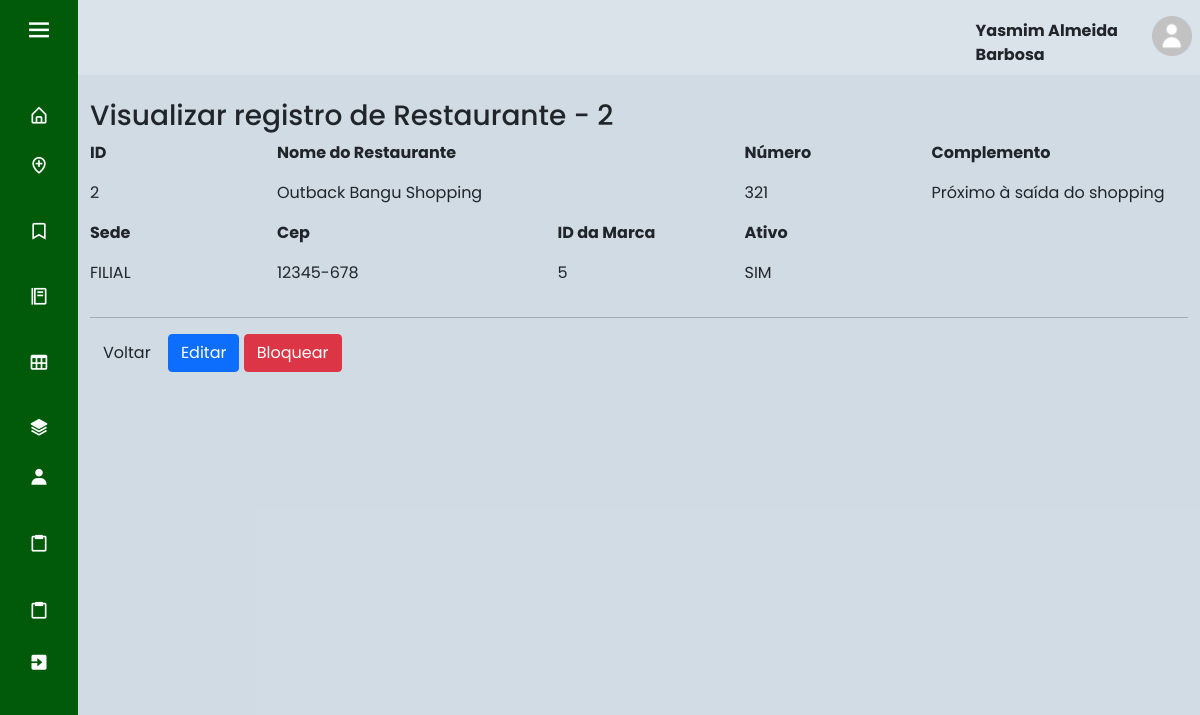
The page /index.php?page=view_res&id_res=2 (signed in) on the database its author committed.
### tables this page shows
CREATE TABLE IF NOT EXISTS `usuario` (
  `id_cli` int(11) NOT NULL AUTO_INCREMENT,
  `nome` varchar(45) NOT NULL,
  `email` varchar(45) NOT NULL,
  `senha` varchar(100) NOT NULL,
  `nivel` int(1) DEFAULT NULL,
  `ativo` tinyint(1) DEFAULT NULL,
  PRIMARY KEY (`id_cli`),
  KEY `nivel` (`nivel`)
);

CREATE TABLE IF NOT EXISTS `restaurante` (
  `id_res` int(11) NOT NULL AUTO_INCREMENT,
  `nome_res` varchar(100) NOT NULL,
  `nr_res` varchar(20) DEFAULT NULL,
  `comp_res` varchar(100) DEFAULT NULL,
  `tipo_sede_res` tinyint(4) DEFAULT NULL,
  `cep` varchar(10) NOT NULL,
  `id_marca` int(11) NOT NULL,
  `ativo` tinyint(1) DEFAULT NULL,
  PRIMARY KEY (`id_res`),
  KEY `cep` (`cep`),
  KEY `id_marca` (`id_marca`),
  CONSTRAINT `restaurante_ibfk_1` FOREIGN KEY (`cep`) REFERENCES `localidade` (`cep`),
  CONSTRAINT `restaurante_ibfk_2` FOREIGN KEY (`id_marca`) REFERENCES `marca_rede` (`id_marca`)
);

### sis/restaurante/view_res.php (the view, shortened to what this page needs)
<?php
	$id_res = $_GET['id_res'];
	$sql = mysqli_query($con, "select * from restaurante where id_res = '".$id_res."';");
	$row = mysqli_fetch_array($sql);
?>
<div id="main" class="container-fluid">
	<h3 class="page-header">Visualizar registro de Restaurante - <?php echo $id_res; ?> </h3>
	<div class="row">
		<div class="col-md-2">
			<p><strong>ID</strong></p>
			<p><?php echo $row['id_res'];?></p>
		</div>
		<div class="col-md-5">
			<p><strong>Nome do Restaurante</strong></p>
			<p><?php echo $row['nome_res'];?></p>
		</div>
		<div class="col-md-2">
			<p><strong>Número</strong></p>
			<p><?php echo $row['nr_res'];?></p>
		</div>
		<div class="col-md-3">
			<p><strong>Complemento</strong></p>
			<p><?php echo $row['comp_res'];?></p>
		</div>
	</div>
	<div class="row">
        <div class="col-md-2">
			<p><strong>Sede</strong></p>
			<p><?php
				if($row["tipo_sede_res"]==1){
					echo "PRÓPRIA";
				}else if($row["tipo_sede_res"]==0){
					echo "FILIAL";
				}
				?>
			</p>
		</div>
		<div class="col-md-3">
			<p><strong>Cep</strong></p>
			<p><?php echo $row['cep'];?></p>
		</div>
		<div class="col-md-2">
			<p><strong>ID da Marca</strong></p>
			<p><?php echo $row['id_marca'];?></p>
		</div>
		<div class="col-md-2">
			<p><strong>Ativo</strong></p>
			<p><?php
				if($row["ativo"]==1){
					echo "SIM";
				}else if($row["ativo"]==0){
					echo "NÃO";
				}
				?>
			</p>
		</div>
	</div>
	<hr/>
	<div id="actions" class="row">
		<div class="col-md-12">
			<a href="?page=lista_res" class="btn btn-default">Voltar</a>
			<?php echo "<a href=?page=fedit_res&id_res=".$row['id_res']." class='btn btn-primary'>Editar</a>";?>
			<?php
				if($row["ativo"]==1){
					echo "<a href=?page=block_res&id_res=".$row['id_res']." class='btn btn-danger'>Bloquear</a>";
				}else if($row["ativo"]==0){
					echo "<a href=?page=ativa_res&id_res=".$row['id_res']." class='btn btn-success'>&nbsp;&nbsp;&nbsp;Ativar&nbsp;&nbsp;</a>";
				}
				?>
		</div>
	</div>
</div>

### index.php (shortened to what this page needs)
<!doctype html>
<html lang="pt-br">
  <head>
    <link rel="stylesheet" href="css/style.css">
    <link href='https://unpkg.com/boxicons@2.0.7/css/boxicons.min.css' rel='stylesheet'>
    <link href="https://cdn.jsdelivr.net/npm/bootstrap@5.0.2/dist/css/bootstrap.min.css" rel="stylesheet">
  </head>
  <body>
    <?php
      include "base/config.php";
      switch($_SESSION['UsuarioNivel']){
        case 3: include "base/sidebar3.php"; break; exit;
      }
    ?>
  <section class="home-section">
      <nav class="navbar navbar-expand-sm" style="background-color: rgba(255, 255, 255, 0.2);">
      <?php
          if(isset($_SESSION["UsuarioID"])) {
              $usuario_id = $_SESSION["UsuarioID"];
          } else{
              header("location: base/index2.php");
              exit;
          }
          $sql = "select * from usuario where id_cli = '$usuario_id'";
          $result = mysqli_query($con, $sql);
          if($result){
            $row = mysqli_fetch_assoc($result);
            $nome = $row['nome'];
      ?>
        <ul class="navbar-nav" style="margin-left: 80%;">
          <li class="nav-item" style="font-weight: bold; margin-top: 5%">
            <?php echo'' .$nome. '';?>
          </li>
          <li class="nav-item">
            <a class="nav-link" href="base/dados.php"><img src="img/home-perfil.png" width="40" height="40"></a>
          </li>
        </ul>
      </nav>
      <br>
      <?php
        } else{
              echo "Erro na consulta:" .mysqli_error($con);
            }
      ?>
    <?php
      include "base/ch_pages.php";
    ?>
    </section>
  </body>
</html>

### css/style.css (style rules this page uses)
* { margin: 0; padding: 0; box-sizing: border-box; font-family: 'Poppins', sans-serif; }
.home-section { position: relative; background: #184e7733; height: 100vh; left: 260px; width: calc(100% - 260px); transition: all 0.5s ease; }
.sidebar.close ~ .home-section { left: 78px; width: calc(100% - 78px); }

### rows shown on the page
usuario: nome "Yasmim Almeida Barbosa"
restaurante: id_res "2", nome_res "Outback Bangu Shopping", nr_res "321", comp_res "Próximo à saída do shopping", cep "12345-678", id_marca "5"

### other values the page prints
$id_res "2"
